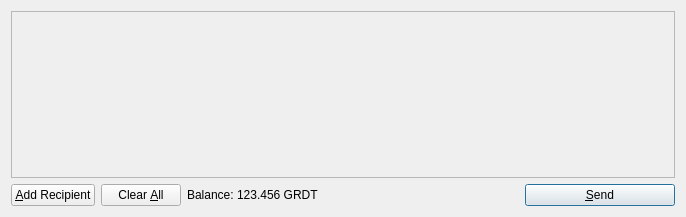
<?xml version="1.0" encoding="UTF-8"?>
<ui version="4.0">
 <class>SendCoinsDialog</class>
 <widget class="QDialog" name="SendCoinsDialog">
  <property name="geometry">
   <rect>
    <x>0</x>
    <y>0</y>
    <width>686</width>
    <height>217</height>
   </rect>
  </property>
  <property name="windowTitle">
   <string>Send Coins</string>
  </property>
  <layout class="QVBoxLayout" name="verticalLayout">
   <item>
    <widget class="QScrollArea" name="scrollArea">
     <property name="widgetResizable">
      <bool>true</bool>
     </property>
     <widget class="QWidget" name="scrollAreaWidgetContents">
      <property name="geometry">
       <rect>
        <x>0</x>
        <y>0</y>
        <width>666</width>
        <height>162</height>
       </rect>
      </property>
      <layout class="QVBoxLayout" name="verticalLayout_2">
       <property name="margin">
        <number>0</number>
       </property>
       <item>
        <layout class="QVBoxLayout" name="entries">
         <property name="spacing">
          <number>6</number>
         </property>
        </layout>
       </item>
       <item>
        <spacer name="verticalSpacer">
         <property name="orientation">
          <enum>Qt::Vertical</enum>
         </property>
         <property name="sizeHint" stdset="0">
          <size>
           <width>20</width>
           <height>40</height>
          </size>
         </property>
        </spacer>
       </item>
      </layout>
     </widget>
    </widget>
   </item>
   <item>
    <layout class="QHBoxLayout" name="horizontalLayout">
     <item>
      <widget class="QPushButton" name="addButton">
       <property name="toolTip">
        <string>Send to multiple recipients at once</string>
       </property>
       <property name="text">
        <string>&amp;Add Recipient</string>
       </property>
       <property name="icon">
        <iconset>
         <normaloff>:/icons/add</normaloff>:/icons/add</iconset>
       </property>
       <property name="autoDefault">
        <bool>false</bool>
       </property>
      </widget>
     </item>
     <item>
      <widget class="QPushButton" name="clearButton">
       <property name="sizePolicy">
        <sizepolicy hsizetype="Minimum" vsizetype="Fixed">
         <horstretch>0</horstretch>
         <verstretch>0</verstretch>
        </sizepolicy>
       </property>
       <property name="toolTip">
        <string>Remove all transaction fields</string>
       </property>
       <property name="text">
        <string>Clear &amp;All</string>
       </property>
       <property name="icon">
        <iconset>
         <normaloff>:/icons/remove</normaloff>:/icons/remove</iconset>
       </property>
       <property name="autoRepeatDelay">
        <number>300</number>
       </property>
       <property name="autoDefault">
        <bool>false</bool>
       </property>
      </widget>
     </item>
     <item>
      <layout class="QHBoxLayout" name="horizontalLayout_2">
       <property name="spacing">
        <number>3</number>
       </property>
       <item>
        <widget class="QLabel" name="label">
         <property name="text">
          <string>Balance:</string>
         </property>
        </widget>
       </item>
       <item>
        <widget class="QLabel" name="labelBalance">
         <property name="cursor">
          <cursorShape>IBeamCursor</cursorShape>
         </property>
         <property name="text">
          <string>123.456 GRDT</string>
         </property>
         <property name="textInteractionFlags">
          <set>Qt::LinksAccessibleByMouse|Qt::TextSelectableByKeyboard|Qt::TextSelectableByMouse</set>
         </property>
        </widget>
       </item>
      </layout>
     </item>
     <item>
      <spacer name="horizontalSpacer">
       <property name="orientation">
        <enum>Qt::Horizontal</enum>
       </property>
       <property name="sizeHint" stdset="0">
        <size>
         <width>40</width>
         <height>20</height>
        </size>
       </property>
      </spacer>
     </item>
     <item>
      <widget class="QPushButton" name="sendButton">
       <property name="minimumSize">
        <size>
         <width>150</width>
         <height>0</height>
        </size>
       </property>
       <property name="toolTip">
        <string>Confirm the send action</string>
       </property>
       <property name="text">
        <string>&amp;Send</string>
       </property>
       <property name="icon">
        <iconset>
         <normaloff>:/icons/send</normaloff>:/icons/send</iconset>
       </property>
       <property name="default">
        <bool>true</bool>
       </property>
      </widget>
     </item>
    </layout>
   </item>
  </layout>
 </widget>
 <resources>
  <include location="../bitcoin.qrc"/>
 </resources>
 <connections/>
</ui>
